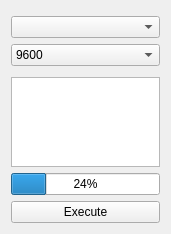
<?xml version="1.0" encoding="UTF-8"?>
<ui version="4.0">
 <class>GCodePlayer</class>
 <widget class="QFrame" name="GCodePlayer">
  <property name="geometry">
   <rect>
    <x>0</x>
    <y>0</y>
    <width>171</width>
    <height>234</height>
   </rect>
  </property>
  <property name="windowTitle">
   <string>Dialog</string>
  </property>
  <layout class="QVBoxLayout" name="verticalLayout">
   <item>
    <layout class="QVBoxLayout" name="verticalLayout_2">
     <property name="topMargin">
      <number>5</number>
     </property>
     <property name="bottomMargin">
      <number>5</number>
     </property>
     <item>
      <widget class="QComboBox" name="portComboBox">
       <property name="sizePolicy">
        <sizepolicy hsizetype="Preferred" vsizetype="Fixed">
         <horstretch>2</horstretch>
         <verstretch>0</verstretch>
        </sizepolicy>
       </property>
      </widget>
     </item>
     <item>
      <widget class="QComboBox" name="baudComboBox">
       <item>
        <property name="text">
         <string>9600</string>
        </property>
       </item>
       <item>
        <property name="text">
         <string>12800</string>
        </property>
       </item>
       <item>
        <property name="text">
         <string>25600</string>
        </property>
       </item>
       <item>
        <property name="text">
         <string>51200</string>
        </property>
       </item>
       <item>
        <property name="text">
         <string>57600</string>
        </property>
       </item>
       <item>
        <property name="text">
         <string>102400</string>
        </property>
       </item>
       <item>
        <property name="text">
         <string>204800</string>
        </property>
       </item>
      </widget>
     </item>
    </layout>
   </item>
   <item>
    <widget class="QPlainTextEdit" name="gcodeText"/>
   </item>
   <item>
    <widget class="QProgressBar" name="progressBar">
     <property name="value">
      <number>24</number>
     </property>
    </widget>
   </item>
   <item>
    <widget class="QPushButton" name="executeBtn">
     <property name="text">
      <string>Execute</string>
     </property>
    </widget>
   </item>
  </layout>
 </widget>
 <resources/>
 <connections/>
</ui>
